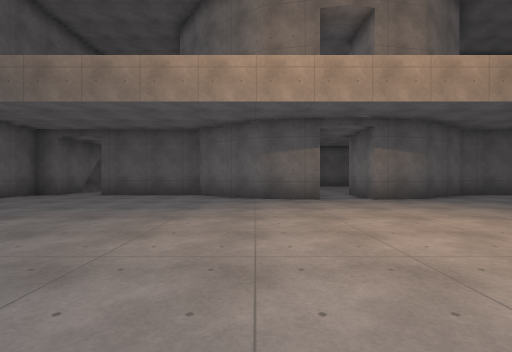
[1] (above)

16 first-person views from a walk through a Godot game level. The camera is 1.3 m above the floor, looks level and sees 85° across. The floor is counted in squares, 2 m on a side. Each view is taken from the middle of a square. On the plan, view 1 faces up. The plan holds only what a view shows up to about 9 squares ahead; the rest is blank. The place goes on beyond the plan. Surface patterns are stand-ins for the level's own textures.

[2]
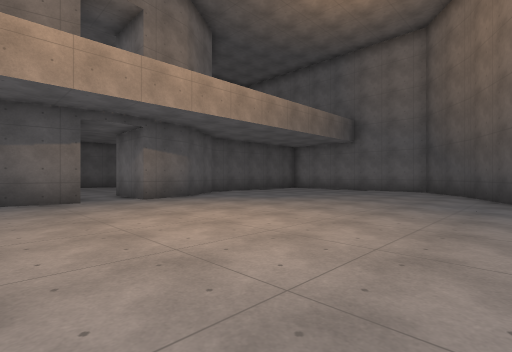

[3]
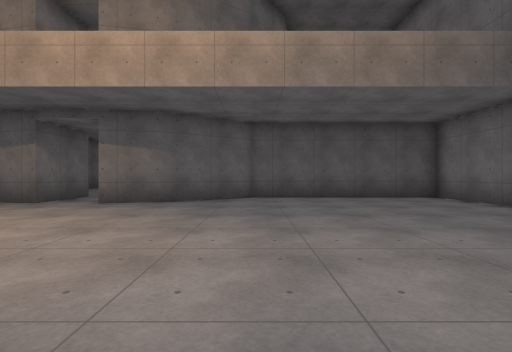

[4]
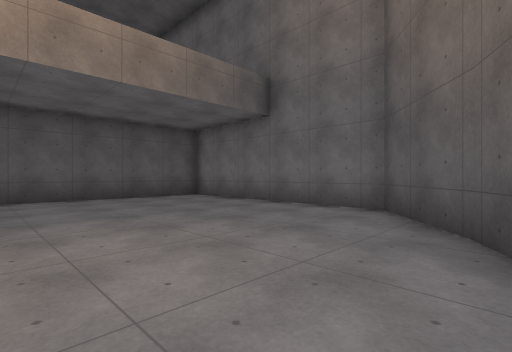

[5]
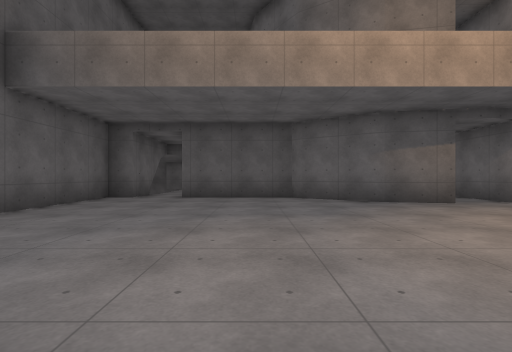

[6]
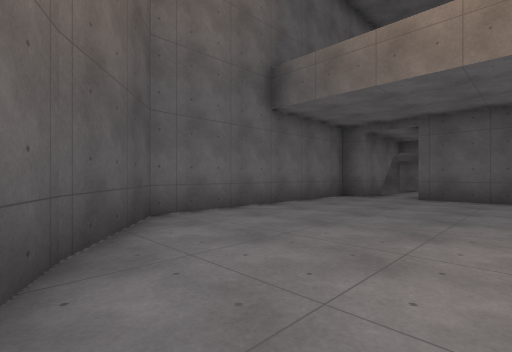

[7]
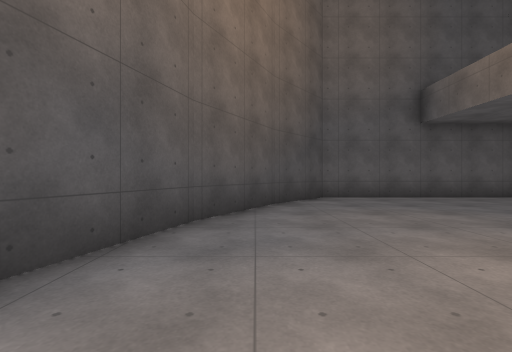

[8]
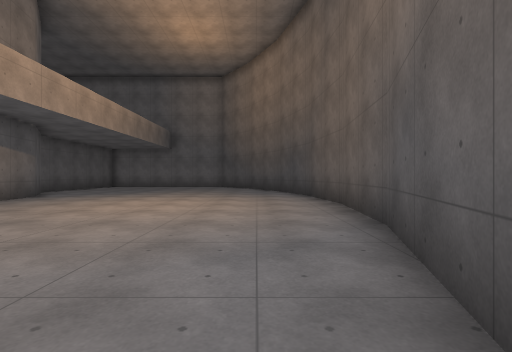

[9]
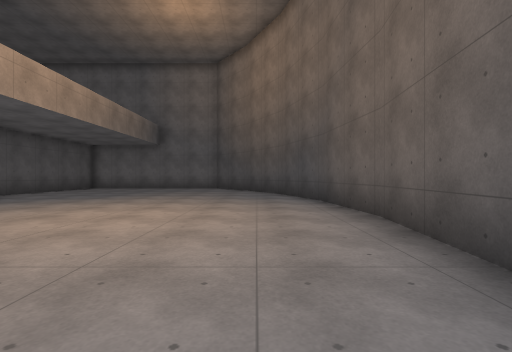

[10]
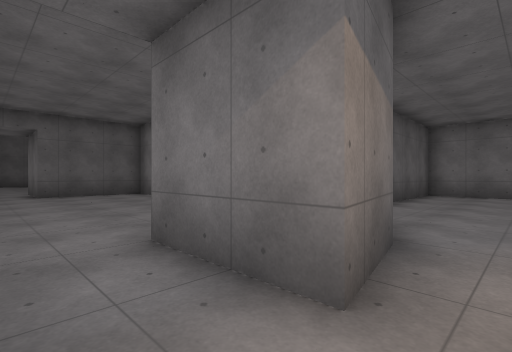

[11]
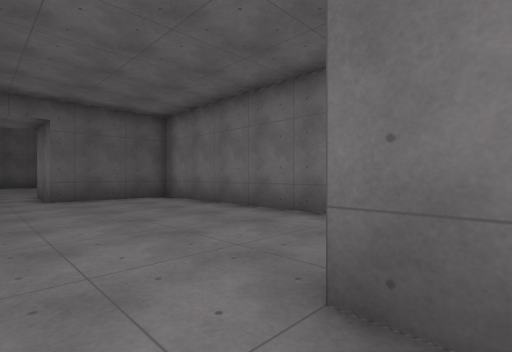

[12]
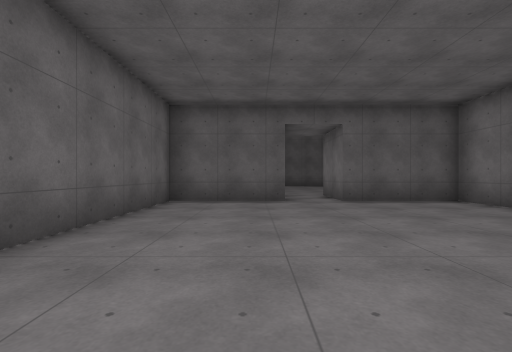

[13]
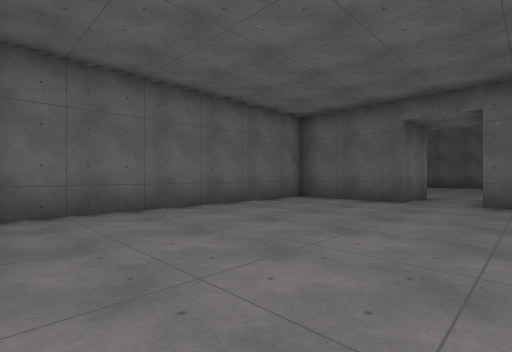

[14]
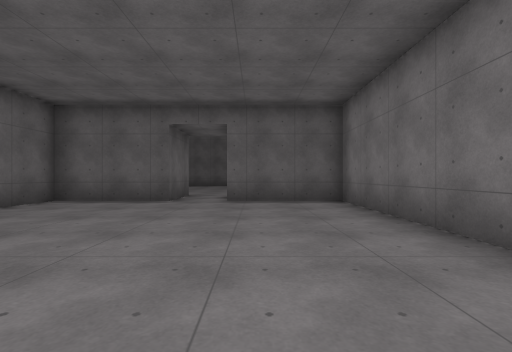

[15]
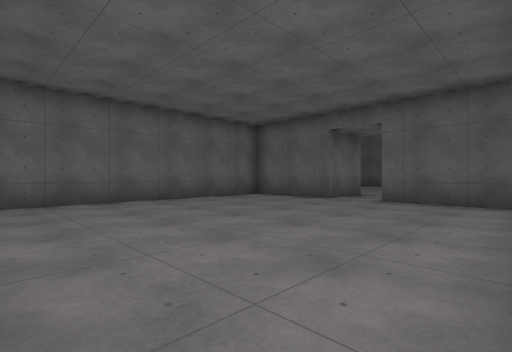

[16]
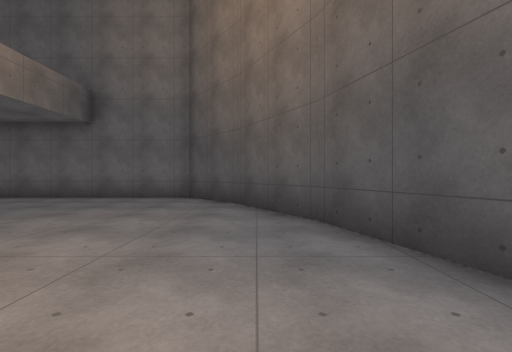

### Floor plan
Ten units are one square. View 1 is at (0, 0); x grows to the right and y downward. Boxes are objects, and circles mark ways between rooms. Rooms are numbered by the first view taken in them; rooms with no view inside come last. Other rooms are left out.
<svg viewBox="-80 -199 210 214">
<path fill="none" stroke="#000" d="M18 -98 18 -76 2 -80 -17 -92M-19 -95 -52 -95M68 -93 48 -80 33 -76 33 -98M-56 -15 -30 -1 -3 7 25 10 53 7 80 -1 107 -15M105 -14 125 -30 125 -95 69 -95M-67 -100 -67 -95 -75 -95 -75 -30 -55 -14M63 -115 63 -173 33 -173 33 -194M18 -194 18 -173 -12 -173 -12 -101"/>
<circle cx="25" cy="-85" r="3" fill="#2a7"/>
<text x="20" y="-50">1</text>
<text x="30" y="-140">2</text>
</svg>
Room 1 opens to room 2.

Where each view was taken, in squares from view 1:
view 1: 0 up, 0 right, facing up
view 2: 0 up, 0 right, facing up-right
view 3: 1 up, 7 right, facing up
view 4: 1 up, 7 right, facing up-right
view 5: 1 up, 3 left, facing up
view 6: 1 up, 3 left, facing up-left
view 7: 1 up, 1 right, facing left
view 8: 1 up, 4 left, facing right
view 9: 1 up, 2 left, facing right
view 10: 7 up, 2 right, facing up-right
view 11: 9 up, 2 right, facing up-right
view 12: 10 up, 1 right, facing up
view 13: 10 up, 4 right, facing up-left
view 14: 10 up, 4 right, facing up
view 15: 10 up, 6 right, facing up-left
view 16: 1 up, 4 right, facing right
